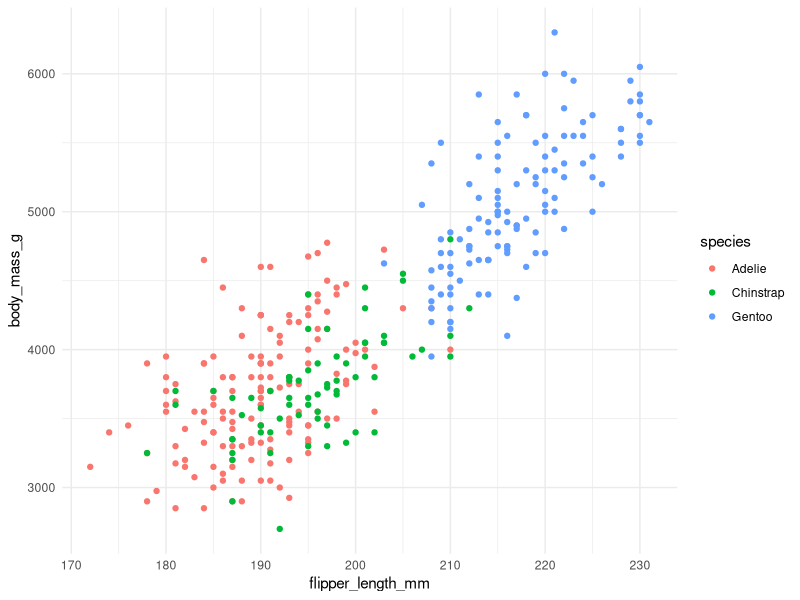

Source code (R):
## ---- chunk 1
library(tidyverse)
penguins <- read_csv("data/penguins.csv")
head(penguins)
summary(penguins)
ggplot(penguins, aes(x = flipper_length_mm, y = body_mass_g, color = species)) +
  geom_point() +
  theme_minimal()
## ---- chunk 2
# This is what a comment in R looks like
print("Hello world!")  # We can also add comments at the end of lines.
